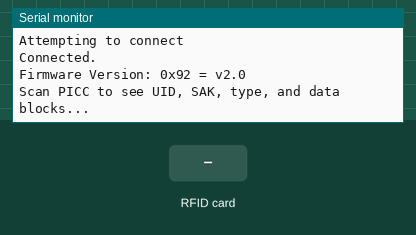
Simulated run of this sketch. Board: ESP32. Parts: the last lines printed to the serial monitor. The inputs (shaded band) are chosen by the test bench. WiFi joins after 1.5 s; servers stay silent unless stated.

Above: at 6.2 s.
6.3 s: RFID card 12 34 65 78 held to the reader
At 7.1 s:
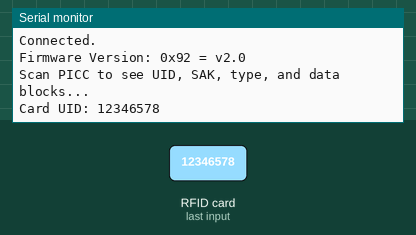
7.8 s: RFID card 5E 7A 19 C4 held to the reader
At 8.6 s:
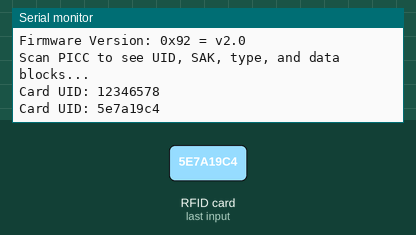

The sketch:

rfidthingspeak.ino
```cpp
#include <SPI.h>
#include <MFRC522.h>

//....................................
#include <WiFi.h>
#include "ThingSpeak.h"

const char* ssid = "m52";                            // your wifi name
const char* password = "12346578";                  // your wifi password

WiFiClient  client;

unsigned long myChannelNumber = 1;                           // channel number
const char * myWriteAPIKey = "4KN47V39OY767QBP";      // your api key
//.............................................


#define RST_PIN     2    // Configurable, see typical pin layout above
#define SS_PIN      5    // Configurable, see typical pin layout above

MFRC522 mfrc522(SS_PIN, RST_PIN);  // Create MFRC522 instance

void setup() {
  Serial.begin(9600);

      if(WiFi.status() != WL_CONNECTED){

       Serial.print("Attempting to connect");

    while(WiFi.status() != WL_CONNECTED){
        WiFi.begin(ssid, password);
        delay(5000);
      }
        Serial.println("\nConnected.");
    }


  WiFi.mode(WIFI_STA);
  ThingSpeak.begin(client);
    while (!Serial);
    SPI.begin();
    mfrc522.PCD_Init();
    delay(4);
    mfrc522.PCD_DumpVersionToSerial();
    Serial.println(F("Scan PICC to see UID, SAK, type, and data blocks..."));
}

void loop() {
    // Reset the loop if no new card is present
    if (!mfrc522.PICC_IsNewCardPresent()) {
        return;
    }

    // Select one of the cards
    if (!mfrc522.PICC_ReadCardSerial()) {
        return;
    }

    // Get the UID
    String uid = "";
    for (byte i = 0; i < mfrc522.uid.size; i++) {
        uid += String(mfrc522.uid.uidByte[i], HEX);
    }

    // Print UID to the serial monitor
    Serial.print("Card UID: ");
    Serial.println(uid);
    ThingSpeak.writeField(myChannelNumber, 1, uid, myWriteAPIKey);


    // Halt PICC
    mfrc522.PICC_HaltA();
    // Stop encryption on PCD
    mfrc522.PCD_StopCrypto1();
}
```

Measured:
- after the input at 6.3 s, the serial monitor: prints a new line at once (image 1)
- after the input at 7.8 s, the serial monitor: prints a new line at once (image 2)
